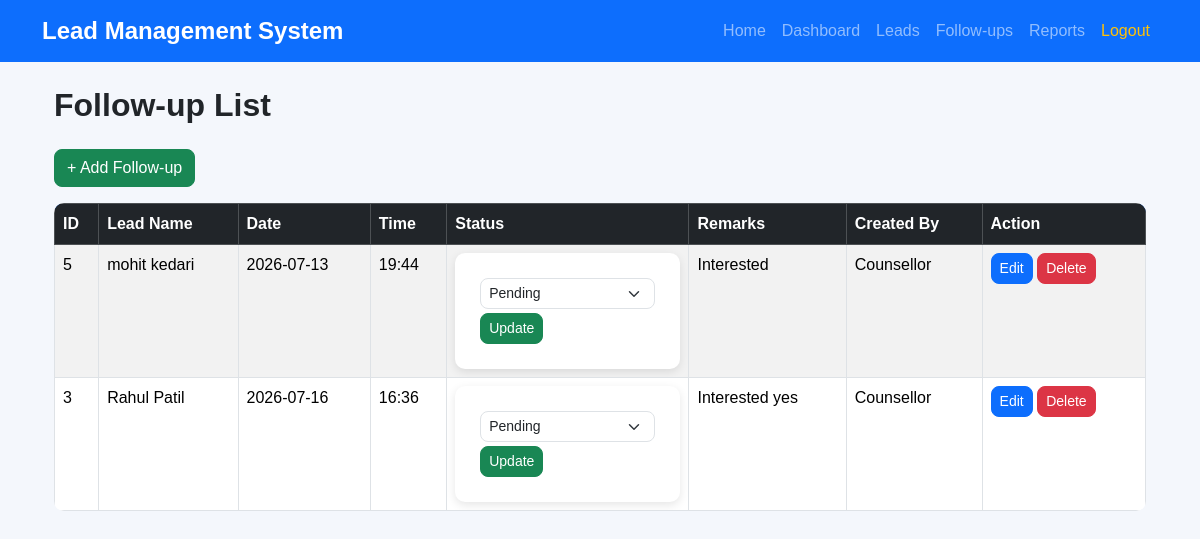
/followups, run on the app's committed database.
### tables this page shows
CREATE TABLE followups(
        id INTEGER PRIMARY KEY AUTOINCREMENT,
        lead_id INTEGER,
        followup_date TEXT,
        followup_time TEXT,
        remarks TEXT,
        status TEXT,
        created_by TEXT,
        FOREIGN KEY(lead_id) REFERENCES leads(id)
    );

CREATE TABLE leads(
        id INTEGER PRIMARY KEY AUTOINCREMENT,
        name TEXT NOT NULL,
        mobile TEXT UNIQUE NOT NULL,
        email TEXT,
        course TEXT,
        city TEXT,
        source TEXT,
        status TEXT DEFAULT 'New Enquiry',
        counsellor TEXT DEFAULT 'Not Assigned',
        created_date TEXT,
        updated_date TEXT
    );

### routes.py (the view)
@main.route("/followups")
def followups():
    data = get_all_followups()
    return render_template(
        "followups.html",
        followups=data
    )

### models.py (called while the page is built)
def get_connection():
    conn = sqlite3.connect(Config.DATABASE)
    conn.row_factory = sqlite3.Row
    return conn

def get_all_followups():
    conn = get_connection()
    cursor = conn.cursor()
    cursor.execute("""
        SELECT
            followups.id,
            leads.name,
            followups.followup_date,
            followups.followup_time,
            followups.remarks,
            followups.status,
            followups.created_by
        FROM followups
        INNER JOIN leads
        ON followups.lead_id = leads.id
        ORDER BY followups.id DESC
    """)
    data = cursor.fetchall()
    conn.close()
    return data

### templates/followups.html (shortened to what this page needs)
{% extends 'base.html' %}
{% block content %}
<div class="container mt-4">
    <h2>Follow-up List</h2>
    <a href="/followup" class="btn btn-success mb-3">
        + Add Follow-up
    </a>
    <table class="table table-bordered table-striped">
        <thead class="table-dark">
            <tr>
                <th>ID</th>
                <th>Lead Name</th>
                <th>Date</th>
                <th>Time</th>
                <th>Status</th>
                <th>Remarks</th>
                <th>Created By</th>
                <th>Action</th>
            </tr>
        </thead>
        <tbody>
            {% for f in followups %}
            <tr>
                <td>{{ f['id'] }}</td>
                <td>{{ f['name'] }}</td>
                <td>{{ f['followup_date'] }}</td>
                <td>{{ f['followup_time'] }}</td>
                <td>
                    <form action="/update_followup_status/{{ f['id'] }}"
                          method="POST">
                        <select name="status"
                                class="form-select form-select-sm">
                            <option value="Pending"
                            {% if f['status']=="Pending" %}
                            selected
                            {% endif %}>
                                Pending
                            </option>
                        </select>
                        <button type="submit"
                                class="btn btn-success btn-sm mt-1">
                            Update
                        </button>
                    </form>
                </td>
                <td>{{ f['remarks'] }}</td>
                <td>{{ f['created_by'] }}</td>
                <td>
                    <a href="/edit_followup/{{ f['id'] }}"
                       class="btn btn-primary btn-sm">
                        Edit
                    </a>
                    <a href="/delete_followup/{{ f['id'] }}"
                       class="btn btn-danger btn-sm"
                       onclick="return confirm('Delete this follow-up?')">
                        Delete
                    </a>
                </td>
            </tr>
            {% endfor %}
        </tbody>
    </table>
</div>
{% endblock %}

### static/css/style.css (style rules this page uses)
body { margin: 0; padding: 0; background: #f4f7fc; font-family: Arial, Helvetica, sans-serif; }
h2 { font-weight: bold; margin-bottom: 25px; }
.table { background: white; border-radius: 10px; overflow: hidden; }
.table thead { background: #0d6efd; color: white; }
.btn { border-radius: 8px; }
.btn-success { background: #198754; }
.btn-primary { background: #0d6efd; }
.btn-danger { background: #dc3545; }
form { background: white; padding: 25px; border-radius: 10px; box-shadow: 0px 3px 10px rgba(0,0,0,0.1); }
.form-control, .form-select { border-radius: 8px; }

### data on the page
followups: id "5", name "mohit kedari", followup_date "2026-07-13", followup_time "19:44", status "Pending", remarks "Interested", created_by "Counsellor"
followups: id "3", name "Rahul Patil", followup_date "2026-07-16", followup_time "16:36", status "Pending", remarks "Interested yes", created_by "Counsellor"
